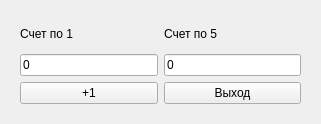
<?xml version="1.0" encoding="UTF-8"?>
<ui version="4.0">
 <class>Widget</class>
 <widget class="QWidget" name="Widget">
  <property name="geometry">
   <rect>
    <x>0</x>
    <y>0</y>
    <width>321</width>
    <height>124</height>
   </rect>
  </property>
  <property name="windowTitle">
   <string>Widget</string>
  </property>
  <widget class="QWidget" name="verticalLayoutWidget">
   <property name="geometry">
    <rect>
     <x>20</x>
     <y>20</y>
     <width>281</width>
     <height>84</height>
    </rect>
   </property>
   <layout class="QVBoxLayout" name="verticalLayout">
    <item>
     <layout class="QHBoxLayout" name="horizontalLayout">
      <item>
       <widget class="QLabel" name="label">
        <property name="text">
         <string>Счет по 1</string>
        </property>
       </widget>
      </item>
      <item>
       <widget class="QLabel" name="label_2">
        <property name="text">
         <string>Счет по 5</string>
        </property>
       </widget>
      </item>
     </layout>
    </item>
    <item>
     <layout class="QHBoxLayout" name="horizontalLayout_2">
      <item>
       <widget class="QLineEdit" name="lineEdit">
        <property name="enabled">
         <bool>true</bool>
        </property>
        <property name="text">
         <string>0</string>
        </property>
        <property name="readOnly">
         <bool>true</bool>
        </property>
       </widget>
      </item>
      <item>
       <widget class="QLineEdit" name="countFive">
        <property name="text">
         <string>0</string>
        </property>
        <property name="readOnly">
         <bool>true</bool>
        </property>
       </widget>
      </item>
     </layout>
    </item>
    <item>
     <layout class="QHBoxLayout" name="horizontalLayout_3">
      <item>
       <widget class="QPushButton" name="calcButton">
        <property name="text">
         <string>+1</string>
        </property>
       </widget>
      </item>
      <item>
       <widget class="QPushButton" name="exitButton">
        <property name="text">
         <string>Выход</string>
        </property>
       </widget>
      </item>
     </layout>
    </item>
   </layout>
  </widget>
 </widget>
 <resources/>
 <connections/>
</ui>
